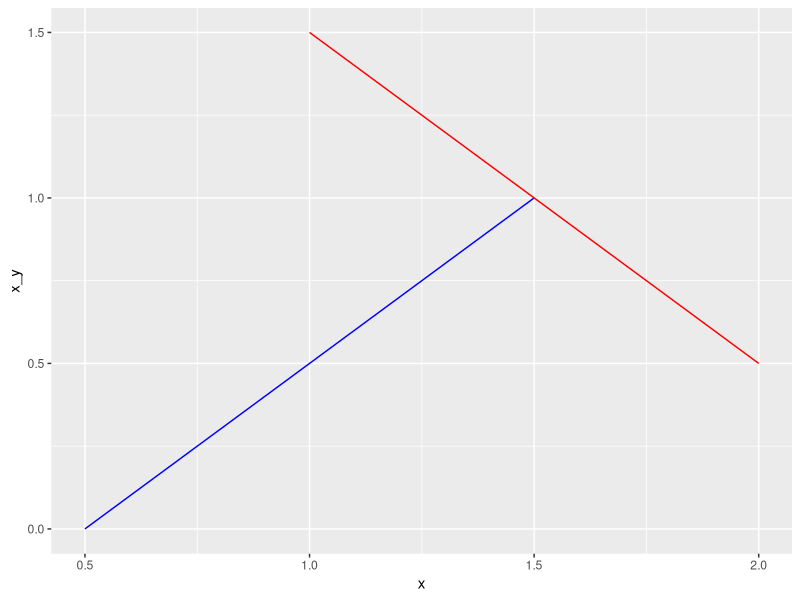

Here is the R script that generated this plot:
## ---- chunk 1
library(ggplot2)
library(dplyr)
## ---- chunk 2
# c = 1/14 therefore:
PrX1 <- (1/14)*(1^2)
PrX1
PrX2 <- (1/14)*(2^2)
PrX2
PrX3 <- (1/14)*(3^2)
PrX3

# Pr(X ≤ 2)
PrX1 + PrX2

#Expected value
E_X <- PrX1 + (PrX2 * 2) + (PrX3 * 3)
E_X

# Var(X) = E[X^2] - (E[X])^2
var1 <- PrX1 + (PrX2 * 2^2) + (PrX3 * 3^2)
var2 <- (PrX1 + (PrX2 * 2) + (PrX3 * 3))^2
var1 - var2 
## ---- chunk 3
# Expected value
# f(x) = cx^2
# E(X) = Integral of xf(x)dx over the whole domain of X.

f <- function(x){
     (3/7)*x^2
}

f2 <- function(x){x*f(x)}

integrate(f2,1,2)

# Var(X) = E[X^2] - (E[X])^2
f <- function(x){
     (3/7)*x^4
}
f3 <- function(x){x*f(x)}

integrate(f3,1,2)

(4.5) - ((1.6)^2)
## ---- chunk 4
x_y <- seq(from = 0, to = 1, by = 0.01)
y_x <- seq(from = 1, to = 2, by = 0.01)
x <- y_x - (1/2)
y <- (3/2) - x_y 

# create a dataframe for the variables
J_randvar <- as.data.frame(cbind(x_y, x, y_x, y)) 

ggplot(J_randvar) + geom_line(aes(x=x, y=x_y), colour="blue") + geom_line(aes(x=y_x, y=y), colour = "red")
## ---- chunk 5
obs <- c(7.3, 6.1, 3.8, 8.4, 6.9, 7.1, 5.3, 8.2, 4.9, 5.8)
(X_ <- mean(obs))
(S2 <- cov(obs, obs)) #?cov = compute the variance of x and the covariance or correlation of x and y
t.test(obs) # 95 percent confidence interval: 5.328212 7.431788
## ---- chunk 6
# CLT - given certain conditions, the mean of a sufficiently large number of iterates of independent random variables, each with a well-defined (finite) expected value and finite variance, will be approximately normally distributed, regardless of the underlying distribution.
# Show prob of a normal distribution with mean= 100 and var= 100 between 100 and 110.
set.seed(250)
prob6_110 <- pnorm(110, mean = 100, sd = 10, lower.tail = TRUE)
prob6_100 <- pnorm(100, mean = 100, sd = 10, lower.tail = TRUE)
(prob6_110 - prob6_100)
## ---- chunk 7
sat_pdf <- function(years){return(-exp(-0.4 * years))}
# 5 year prob
(P_yr.5 <-  1 - (sat_pdf(5) - sat_pdf(0)))
# 3-6 year prob
(P_yr.3.6 <- sat_pdf(6) - sat_pdf(3))
## ---- chunk 8
link_len <- function(){
  l <- rnorm(1, 60, sqrt(0.09)) + rnorm(1, 40, sqrt(0.05)) + rnorm(1, 50, sqrt(0.11))
  return(l)
}
# simulate 3000 
set.seed(200)
sim_link_len <- replicate(3000, link_len())
# summarize the simulation results
summary(sim_link_len)
# show variance
var(sim_link_len)
## ---- chunk 9
set.seed(200)
(1 - pnorm(150.2, mean = 150, sd = sqrt(0.25)))
## ---- chunk 10
set.seed(200)
pnorm(150.21, mean = 150, sd = sqrt(0.25)) - pnorm(149.83, mean = 150, sd = sqrt(0.25))
